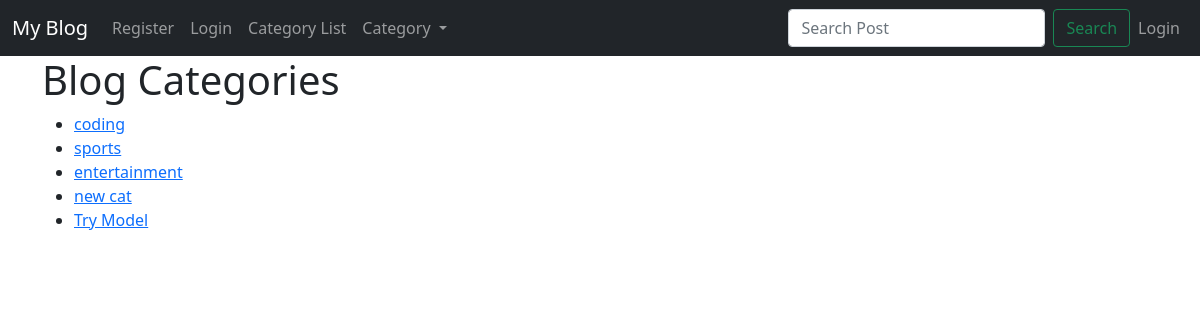
The page /category-list/ on the database its author committed.
### blog/models.py (models this page shows, shortened)
class Category(models.Model):
    name = models.CharField(max_length=255)

### blog/views.py (the view)
# urls.py: path('category-list/', CategoryListView.as_view(), name = 'category-list'),
class CategoryListView(ListView):
    model = Category
    template_name = 'category_list.html'

### blog/context_processors.py (called while the page is built)
def getCategories(request):
    return {"categories":Category.objects.all()}

### blog/templates/category_list.html (shortened to what this page needs)
{% extends 'base.html' %}
{% block content %}
    <h1>Blog Categories</h1>
<ul>
    {% for category in category_list %}
        <li><a href="{% url 'category-detail' category.id %}">{{ category.name }}</a></li>
    {% endfor %}
</ul>
{% endblock %}

### rows shown on the page
Category: name "coding"
Category: name "sports"
Category: name "entertainment"
Category: name "new cat"
Category: name "Try Model"
